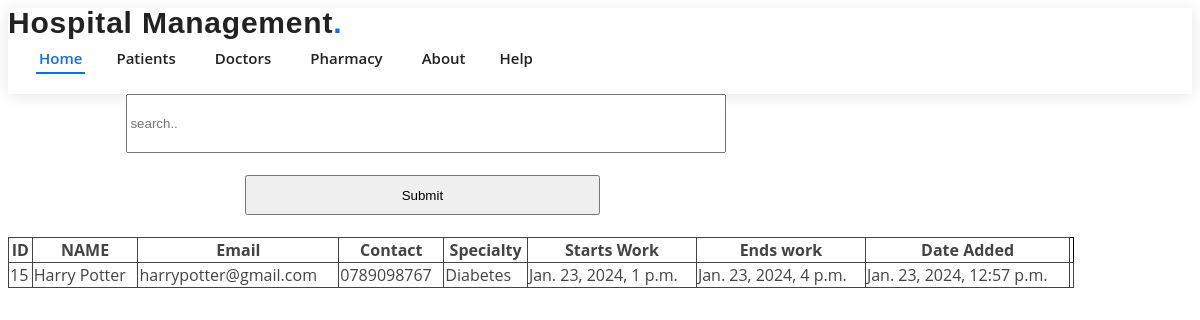
Page /main/available_doctors/ on the committed database.
### main/models.py (models this page shows, shortened)
class Doctor(models.Model):
    fullname = models.CharField(max_length=200)
    email = models.EmailField(max_length=200)
    contact = models.CharField(max_length=15)
    specialty = models.CharField(max_length=200)
    time_starts_working = models.DateTimeField(default=datetime.datetime.combine(datetime.datetime.today(),datetime.time(8,0)))
    time_ends_working = models.DateTimeField(default=datetime.datetime.combine(datetime.datetime.today(),datetime.time(11,0)))
    date_added = models.DateTimeField(default=datetime.datetime.now())

### main/views.py (the view)
# urls.py: path('available_doctors/',views.available_doctors,name='available_doctors'),
def available_doctors(request):
    doctors = Doctor.objects.filter(time_ends_working__hour__gt=current_hour,time_starts_working__hour__lte=current_hour).all()
    return render(request,'home/available_doctors.html',{'doctors':doctors})

### main/templates/home/available_doctors.html (shortened to what this page needs)
{%extends 'base.html'%}
{%block body%}
<form action="{%url 'search_doctor'%}" method="post">
<input type="text" placeholder="search.." name="search_doctor" list="doctors" class="text-input"><br><br>
<input type="submit" class="btn-primary"><br><br>
</form>
<table>
    <thead>
        <th>ID</th>
        <th>NAME</th>
        <th>Email</th>
        <th>Contact</th>
        <th>Specialty</th>
        <th>Starts Work</th>
        <th>Ends work</th>
        <th>Date Added</th>
    </thead>
    <tbody>
        {%for doctor in doctors%}
        <tr>
            <td>{{doctor.id}}</td>
            <td>{{doctor.fullname}}</td>
            <td>{{doctor.email}}</td>
            <td>{{doctor.contact}}</td>
            <td>{{doctor.specialty}}</td>
            <td>{{doctor.time_starts_working}}</td>
            <td>{{doctor.time_ends_working}}</td>
            <td>{{doctor.date_added}}</td>
            <td>
        </tr>
        {%endfor%}
    </tbody>
</table>
{%endblock%}

### main/static/styles.css (style rules this page uses)
body { font-family: "Open Sans", sans-serif; color: #444444; }
.text-input { width: 50%; height: 40pt; }

### main/templates/home/available_doctors.html (style rules this page uses)
.text-input { width: 50%; height: 40pt; margin-left: 10%; }
.btn-primary { width: 30%; height: 30pt; margin-left: 20% }
table { border: 0.5px solid; width: 90%; border-color: black; border-collapse: collapse; }
th,td { border: 1px solid; border-collapse: collapse; }

### rows in the picture
Doctor: id "15", fullname "Harry Potter", email "harrypotter@gmail.com", contact "0789098767", specialty "Diabetes", time_starts_working "Jan. 23, 2024, 1 p.m.", time_ends_working "Jan. 23, 2024, 4 p.m.", date_added "Jan. 23, 2024, 12:57 p.m."
